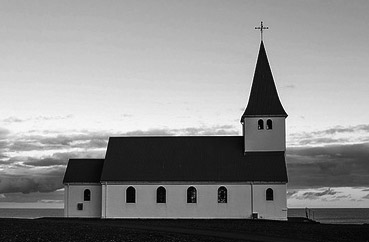
//> input picture C++/image processing/img/house1.jpg, 369 x 242 px
$ ./main   (built with g++ and OpenCV 4)
//> lines starting //> are read from the running program, lines starting //| are printed output that depends on the picture
#include<opencv2/core/core.hpp>
#include<opencv2/highgui/highgui.hpp>
#include<opencv2/imgproc/imgproc.hpp>
#include<iostream>
using namespace std;
using namespace cv;

int factorial(int n)
{
	int fac = 1;
	if (n == 0)
		return fac;
	for (int i = 1; i <= n; i++)
		fac *= i;
	return fac;
}

Mat getPascalSmooth(int n)
{
	Mat pascalSmooth = Mat::zeros(Size(n, 1), CV_32FC1);
	for (int i = 0; i < n; i++)
		pascalSmooth.at<float>(0, i) = factorial(n - 1) / (factorial(i) * factorial(n - 1 - i));
	return pascalSmooth;
}

Mat getPascalDiff(int n)
{
	Mat pascalDiff = Mat::zeros(Size(n, 1), CV_32FC1);
	Mat pascalSmooth_previous = getPascalSmooth(n - 1);
	for (int i = 0; i < n; i++)
	{
		if (i == 0)
			pascalDiff.at<float>(0, i) = 1;
		else if (i == n - 1)
			pascalDiff.at<float>(0, i) = -1;
		else
			pascalDiff.at<float>(0, i) = pascalSmooth_previous.at<float>(0, i) - pascalSmooth_previous.at<float>(0, i - 1);
	}
	return pascalDiff;
}

void conv2D(InputArray _src, InputArray _kernel, OutputArray _dst, int ddepth, Point anchor = Point(-1, -1), int borderType = BORDER_DEFAULT)
{
	Mat kernelFlip;
	flip(_kernel, kernelFlip, -1);
	filter2D(_src, _dst, ddepth, kernelFlip, anchor, 0.0, borderType);
}

void sepConv2D(InputArray src, OutputArray src_kerY_kerX, int ddepth, InputArray kernelY, InputArray kernelX, Point anchor = Point(-1, -1), int borderType = BORDER_DEFAULT)
{
	Mat src_kerY;
	conv2D(src, kernelY, src_kerY, ddepth, anchor, borderType);
	conv2D(src_kerY, kernelX, src_kerY_kerX, ddepth, anchor, borderType);
}

// [6 lines of commented-out code are left out]

Mat sobel(Mat image, int x_flag, int y_flag, int winSize, int borderType)
{

	CV_Assert(winSize >= 3 && winSize % 2 == 1);
	Mat pascalSmooth = getPascalSmooth(winSize);
	Mat pascalDiff = getPascalDiff(winSize);
	Mat image_con_sobel;

	if (x_flag != 0)
	{
		sepConv2D(image, image_con_sobel, CV_32FC1, pascalSmooth.t(), pascalDiff, Point(-1, -1), borderType);
	}

	if (x_flag == 0 && y_flag != 0)
	{
		sepConv2D(image, image_con_sobel, CV_32FC1, pascalSmooth, pascalDiff.t(), Point(-1, -1), borderType);
	}
	return image_con_sobel;
}
int main(int argc, char* argv[])
{
	string str = "..//..//img//house1.jpg";
	Mat image = imread(str, IMREAD_GRAYSCALE);
//> image is the input picture: 242 rows x 369 cols, CV_8UC1; min 0, max 255, mean 140
	if (!image.data)
		return -1;
	imshow("org", image);

	// abs() + convertTo() == convertScaleAbs()
	Mat image_Y_X = sobel(image, 1, 0, 3, 4);
//> in conv2D, `flip(_kernel, kernelFlip, -1);`: kernelFlip = [1, 2, 1]
//> call 2 of conv2D, with ddepth = 5, anchor = Point(-1, -1), borderType = 4
//> in conv2D (call 2), `flip(_kernel, kernelFlip, -1);`: kernelFlip = [-1, 0, 1]
//> in conv2D (call 2), `filter2D(_src, _dst, ddepth, kernelFlip, anchor, 0.0, borderType);`:
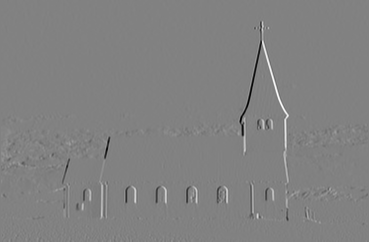
//> _dst: 242 rows x 369 cols, CV_32FC1; min -950, max 917, mean -0.5; drawn with min black and max white
	Mat imageYX_abs = abs(image_Y_X);
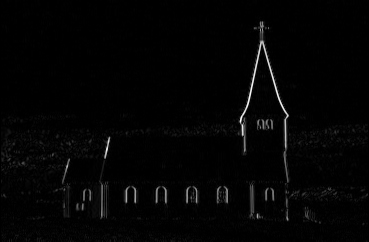
//> imageYX_abs: 242 rows x 369 cols, CV_32FC1; min 0, max 950, mean 16.8; drawn with min black and max white
	Mat imageYX_gray;
	imageYX_abs.convertTo(imageYX_gray, CV_8UC1, 1.0, 0);
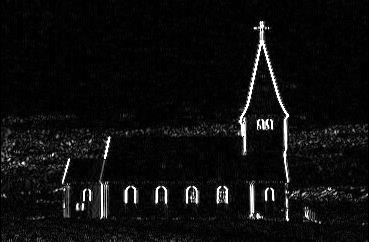
//> imageYX_gray: 242 rows x 369 cols, CV_8UC1; min 0, max 255, mean 13.9
	imshow("v edge", imageYX_gray);

	Mat image_X_Y = sobel(image, 0, 1, 3, 4);
//> call 4 of conv2D, with ddepth = 5, anchor = Point(-1, -1), borderType = 4
//> in conv2D (call 4), `filter2D(_src, _dst, ddepth, kernelFlip, anchor, 0.0, borderType);`:
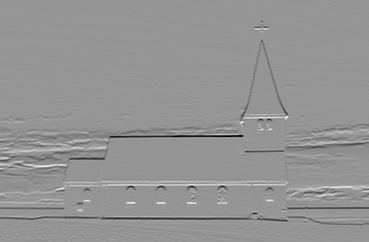
//> _dst: 242 rows x 369 cols, CV_32FC1; min -949, max 674, mean -4.7; drawn with min black and max white
	Mat imageXY_abs = abs(image_X_Y);
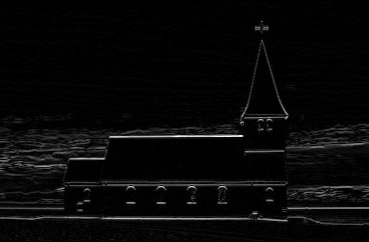
//> imageXY_abs: 242 rows x 369 cols, CV_32FC1; min 0, max 949, mean 32.3; drawn with min black and max white
	Mat imageXY_gray;
	imageXY_abs.convertTo(imageXY_gray, CV_8UC1, 1.0, 0);
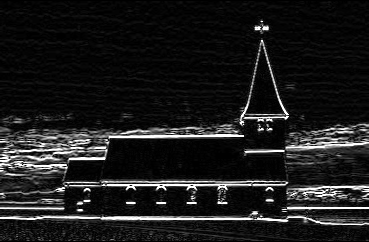
//> imageXY_gray: 242 rows x 369 cols, CV_8UC1; min 0, max 255, mean 28.3
	imshow("h edge", imageXY_gray);

	// [5 lines of commented-out code are left out]

	Mat edge;
	magnitude(image_Y_X, image_X_Y, edge);

	edge.convertTo(edge, CV_8UC1, 1.0, 0);
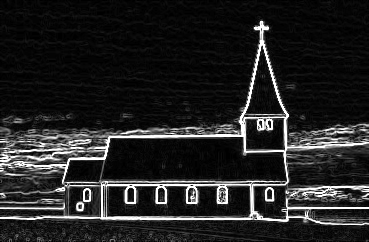
//> edge: 242 rows x 369 cols, CV_8UC1; min 0, max 255, mean 35.3
	imshow("edge", edge);
	//imwrite("sobeledge.jpg", edge);
	waitKey(0);
	return 0;
}

$ run again, with C++/image processing/img/house2.jpg copied over C++/image processing/img/house1.jpg
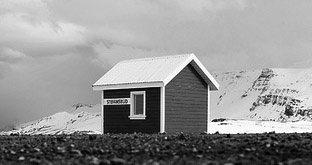
//> input picture C++/image processing/img/house2.jpg, 312 x 165 px
//> image is the input picture: 165 rows x 312 cols, CV_8UC1; min 0, max 255, mean 148.3
//> kernelFlip = [1, 2, 1]
//> `imageYX_abs.convertTo(imageYX_gray, CV_8UC1, 1.0, 0);`:
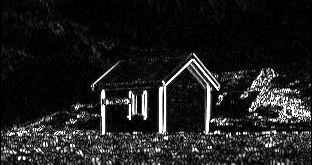
//> imageYX_gray: 165 rows x 312 cols, CV_8UC1; min 0, max 255, mean 31.4
//> `edge.convertTo(edge, CV_8UC1, 1.0, 0);`:
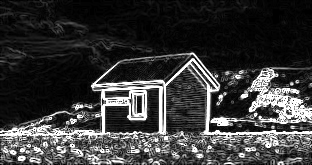
//> edge: 165 rows x 312 cols, CV_8UC1; min 0, max 255, mean 57.3

$ run again, with C++/image processing/img/bird_noise.jpg copied over C++/image processing/img/house1.jpg
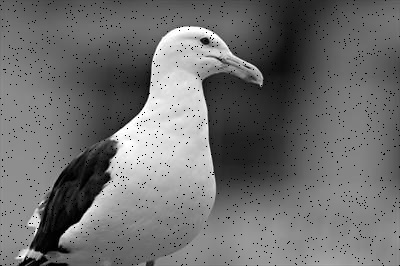
//> input picture C++/image processing/img/bird_noise.jpg, 400 x 266 px
//> image is the input picture: 266 rows x 400 cols, CV_8UC1; min 0, max 255, mean 110.8
//> kernelFlip = [1, 2, 1]
//> `imageYX_abs.convertTo(imageYX_gray, CV_8UC1, 1.0, 0);`:
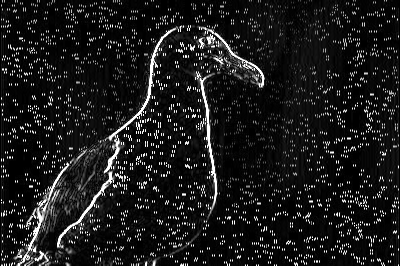
//> imageYX_gray: 266 rows x 400 cols, CV_8UC1; min 0, max 255, mean 27.5
//> `edge.convertTo(edge, CV_8UC1, 1.0, 0);`:
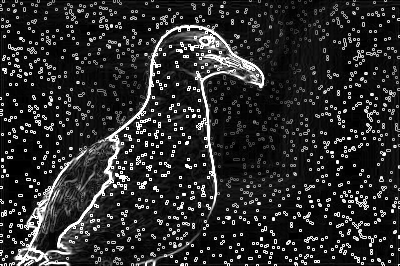
//> edge: 266 rows x 400 cols, CV_8UC1; min 0, max 255, mean 43
